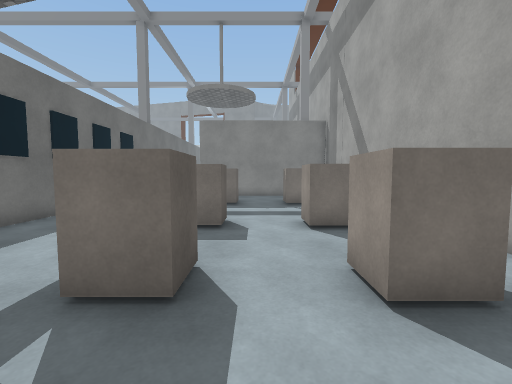
view 1 (above)

16 first-person views from a walk through a scene from a Unity 3-D project. The camera is 1.3 m above the floor, tilts 4° down and sees 90° across. The floor is counted in squares, 1 m on a side. Each view is taken from the middle of a square. On the plan, view 1 faces up. The plan holds only what a view shows up to about 13 squares ahead; the rest is blank. The place goes on beyond the plan. The player is left out. Some surface patterns are stand-ins.

view 2
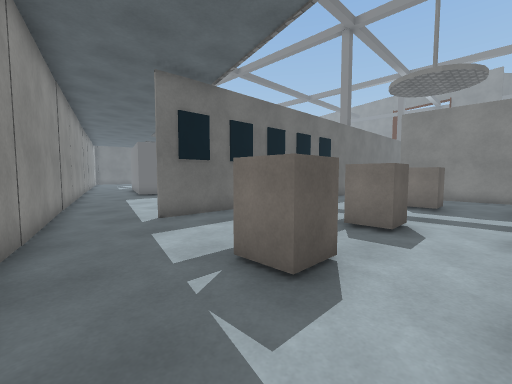

view 3
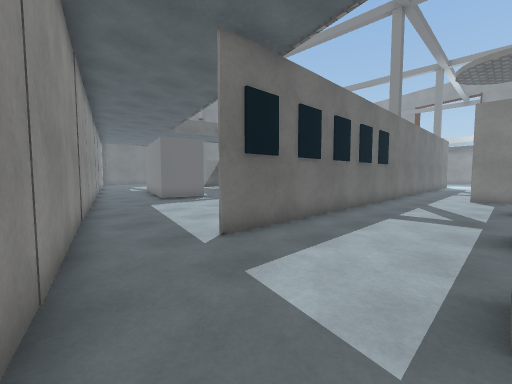

view 4
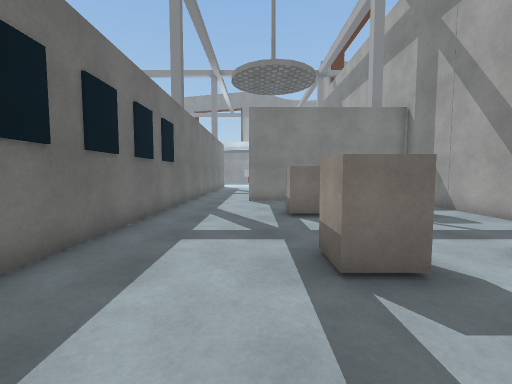

view 5
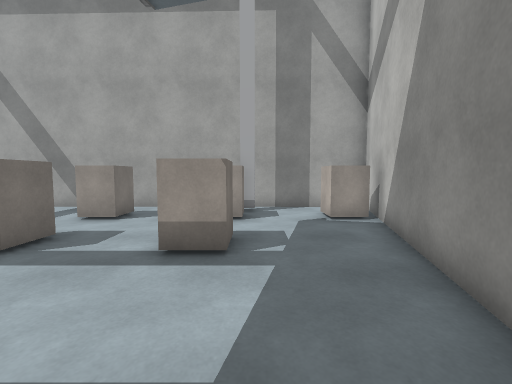

view 6
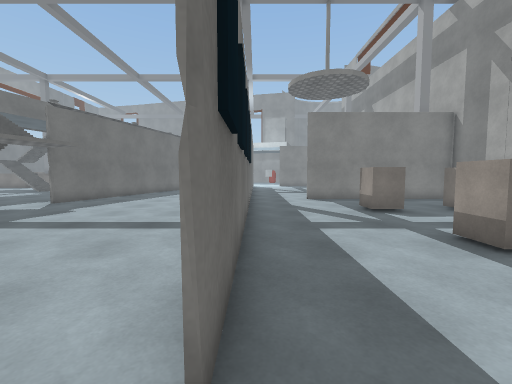

view 7
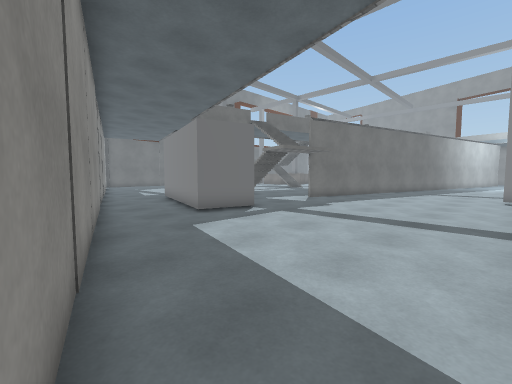

view 8
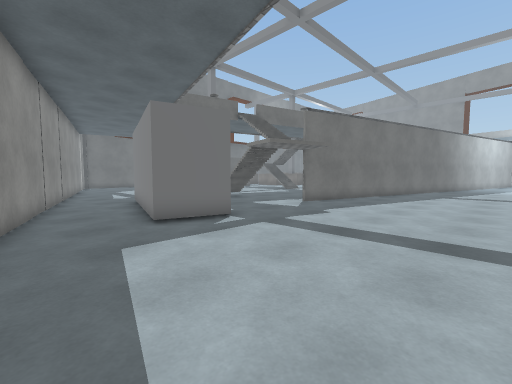

view 9
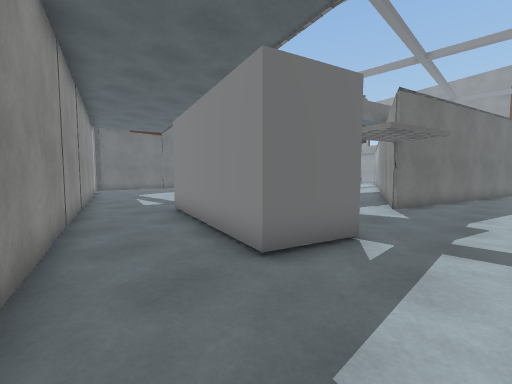

view 10
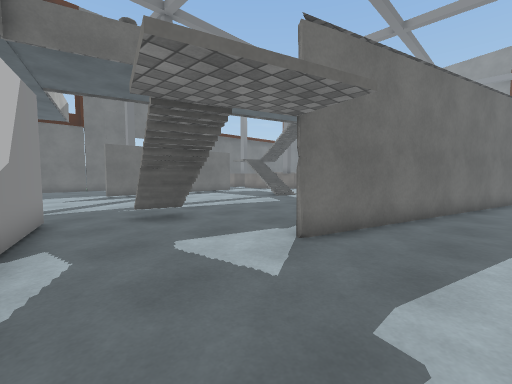

view 11
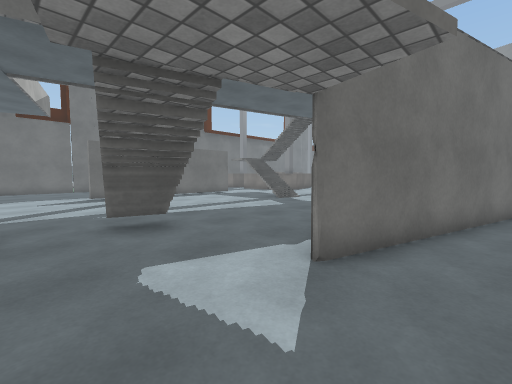

view 12
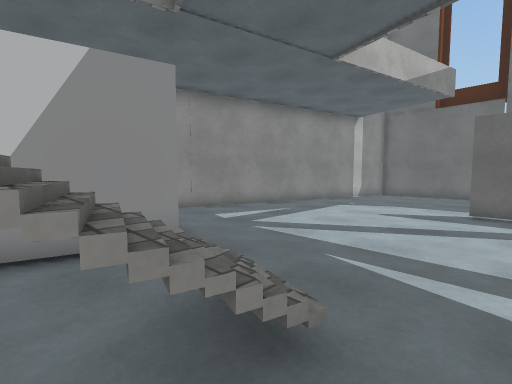

view 13
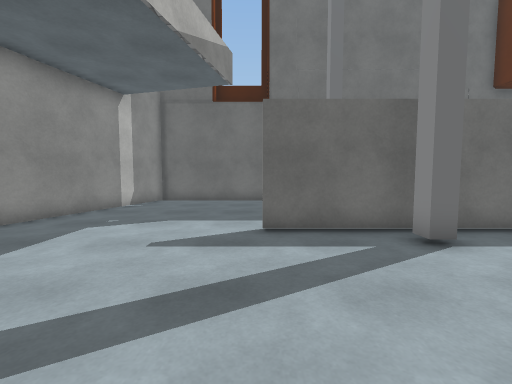

view 14
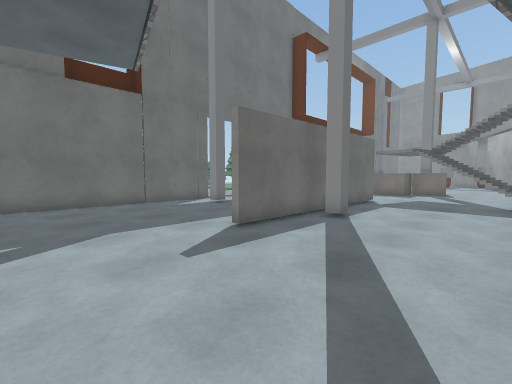

view 15
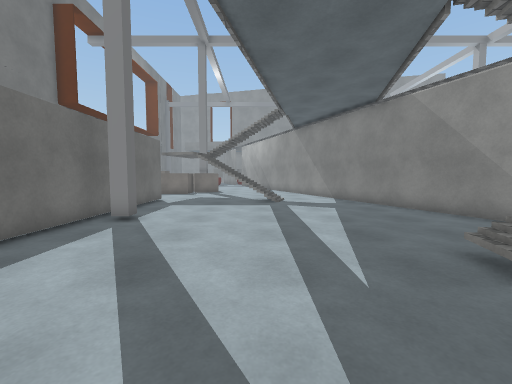

view 16
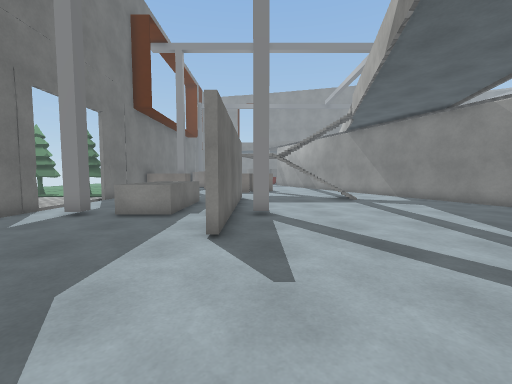

### Floor plan
Points are (right, up) in squares from view 1. A wall is a line through its corners. A room is listed if a view was taken in it or the views show most of it. See-through windows are left out.
Room 1 (views 1, 2, 3, 4, 5, 6, 7)
walls: (4.2, 5.9) (4.2, 13.4); (2.9, 2) (2.9, 2.5); (1.1, 15.3) (-3.4, 15.3); (-7.6, 0.9) (3.2, -1.9); (-6.3, 16.1) (-6.3, 3.2); (4.1, -2.4) (4.1, 4.3)
ways out: opening at (-7, 3) to room 2; opening at (-4.5, 15)
objects: block (-2, 3) to (-1, 3); block (-2, 6) to (-1, 7); block (-2, 11) to (-1, 12); block (2, -1) to (2, 0); block (2, 3); block (2, 6) to (2, 7); block (2, 11) to (2, 12)
Room 2 (views 8, 9, 10, 11)
walls: (-15.1, 13.3) (-15.6, 14.7); (-14.1, 8) (-14.7, 5.9) (-21, 7.6); (-18, 3.5) (-7.6, 0.9); (-12, 24.1) (-15, 13.2); (-21.7, 4.6) (-18.1, 3.6)
ways out: opening at (-7, 3) to room 1; opening at (-21, 7) to room 3; opening at (-17, 10) to room 3; opening at (-16.5, 13.5) to room 3
Room 3 (views 12, 13, 14, 15, 16)
walls: (-26.6, 16.8) (-26.6, 16.2) (-27.1, 16.2); (-27.8, 21.9) (-27.8, 13.1); (-32.5, 16.5) (-32.5, 16) (-33, 16); (-20.4, 9.8) (-17.5, 9); (-34.7, 17) (-34.7, 8.3) (-21.7, 4.6); (-15.6, 14.7) (-18.5, 22.1)
low walls: (-29.7, 18.4) (-29.7, 16) (-31.5, 16); (-29.7, 20) (-29.7, 18.5); (-19.3, 13) (-18.7, 12.9)
ways out: opening at (-21, 7) to room 2; opening at (-17, 10) to room 2; opening at (-16.5, 13.5) to room 2; gap at (-35, 17)

Where each view was taken, in squares from view 1:
view 1: 0 up, 0 right, facing up
view 2: 0 up, 1 right, facing up-left
view 3: 0 up, 2 left, facing up-left
view 4: 3 up, 3 left, facing up
view 5: 2 up, 6 left, facing right
view 6: 2 up, 6 left, facing up
view 7: 1 up, 7 left, facing up-left
view 8: 3 up, 8 left, facing up-left
view 9: 3 up, 12 left, facing up-left
view 10: 9 up, 12 left, facing up-left
view 11: 10 up, 13 left, facing up-left
view 12: 14 up, 18 left, facing down-left
view 13: 13 up, 22 left, facing left
view 14: 9 up, 23 left, facing up-left
view 15: 9 up, 23 left, facing up
view 16: 8 up, 27 left, facing up
